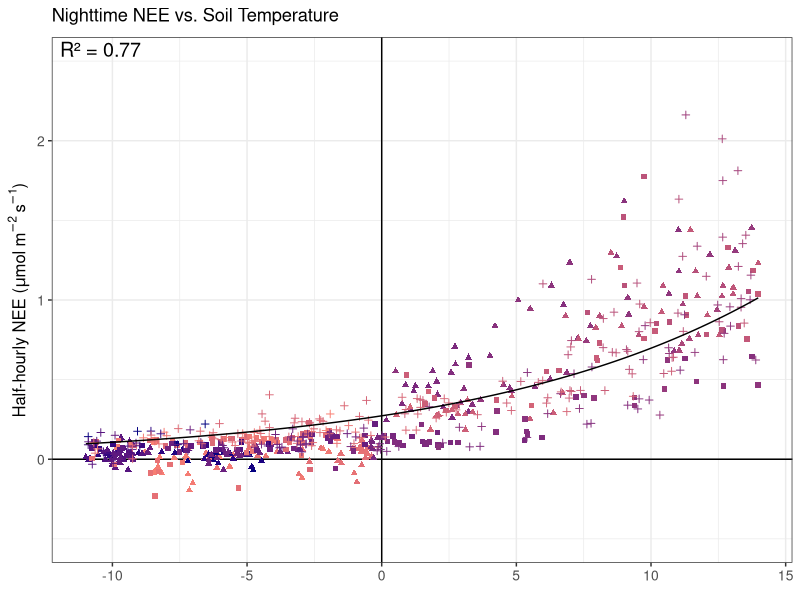
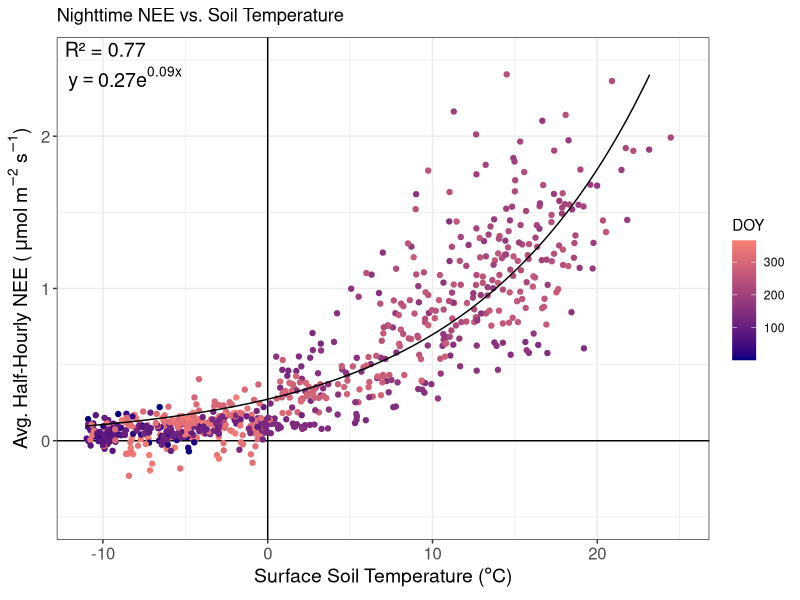
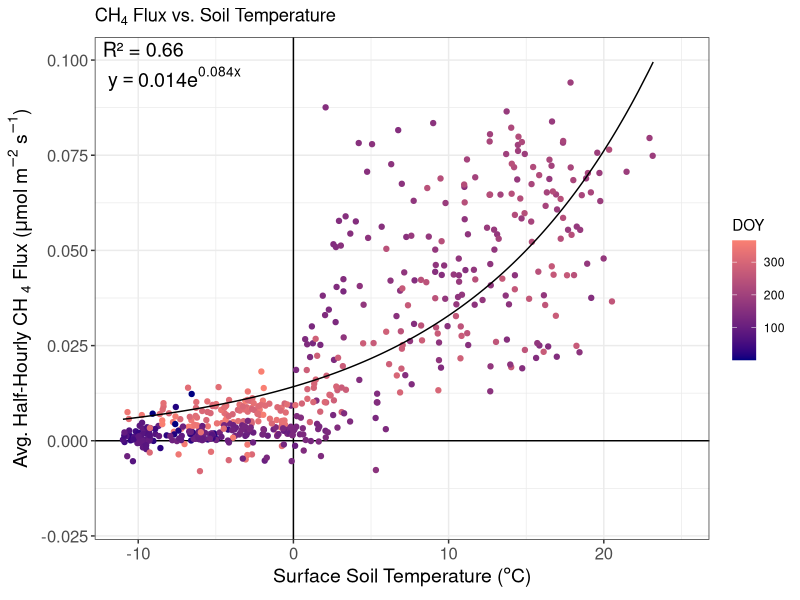

These charts were generated, in order, by the following R code: (Note: this script raises an error after producing the figures.)
## ---- chunk 1
rm(list = ls())
Sys.setenv(TZ = "UTC")

library(data.table)
library(ggplot2)
library(lubridate)
library(tidyverse)
library(gridExtra)
library(patchwork)
## ---- chunk 2

df_avg_23_24 <- fread('./output_files/three_years_daily_avg.csv')


#dataframe with spring removed

df_nogs <- df_avg_23_24 

#convert methane units here so models work

df_nogs$FCH4 <- df_nogs$FCH4 * (1/1000)

#%>%
  #filter(season_name != "Growing Season")



## ---- chunk 3

###Both years

#co2
exp_model <- nls(FC_night ~ a * exp(b * TS_1_0_1), data = df_avg_23_24, start = list(a = 1, b = 0.1))

# Generate predicted values
df_avg_23_24$predicted <- predict(exp_model, newdata = df_avg_23_24)
 
# Get p-value for temperature effect (b parameter) 
p_value_co2 <- summary(exp_model)$coefficients["b", "Pr(>|t|)"]


#ch4
exp_model_ch4 <- nls(FCH4 ~ a * exp(b * TS_1_0_1), data = df_avg_23_24, start = list(a = 1, b = 0.1))

# Generate predicted values
df_avg_23_24$predicted_ch4 <- predict(exp_model_ch4, newdata = df_avg_23_24)

# Get p-value for temperature effect (b parameter) 
p_value_ch4 <- summary(exp_model_ch4)$coefficients["b", "Pr(>|t|)"]


####Both years, spring removed

#co2
exp_model_ngs <- nls(FC_night ~ a * exp(b * TS_1_0_1), data = df_nogs, start = list(a = 1, b = 0.1))

# Generate predicted values
df_nogs$predicted <- predict(exp_model_ngs, newdata = df_nogs)


#ch4
exp_model_ch4_ngs <- nls(FCH4 ~ a * exp(b * TS_1_0_1), data = df_nogs, start = list(a = 1, b = 0.1))

# Generate predicted values
df_nogs$predicted_ch4 <- predict(exp_model_ch4_ngs, newdata = df_nogs)


## ---- chunk 4

r_squared <- function(model) {

  # Get residuals (only for data model actually used)
  resid <- residuals(model)

  # Get fitted values (only for data model actually used)
  fitted_vals <- fitted(model)

  # Back-calculate observed values (only for data model actually used)
  observed <- fitted_vals + resid

  # Now RSS and TSS are from the SAME dataset
  RSS <- sum(resid^2)
  TSS <- sum((observed - mean(observed))^2)

  R2 <- 1 - (RSS / TSS)

  return(R2)
}

#Full Year
rsq_co2 <- r_squared(exp_model)
rsq_ch4 <- r_squared(exp_model_ch4)

#No Spring
rsq_co2_ngs <- r_squared(exp_model_ngs)
rsq_ch4_ngs <- r_squared(exp_model_ch4_ngs)



##parameters
coef_ngs <- coef(exp_model_ngs)
coef_ch4_ngs <- coef(exp_model_ch4_ngs)

a_ngs <- coef_ngs[["a"]]
b_ngs <- coef_ngs[["b"]]

a_ch4_ngs <- coef_ch4_ngs[["a"]]
b_ch4_ngs <- coef_ch4_ngs[["b"]]

## ---- chunk 5
#Both Years Nighttime CO2

co2model <- ggplot(data=df_avg_23_24)+
  theme_bw()+
  geom_hline(yintercept = 0)+
  geom_vline(xintercept = 0)+
  geom_point(aes(x=TS_1_0_1, y=FC_night, col = DOY, shape = factor(season_year)))+
  geom_line(aes(x = TS_1_0_1, y = predicted))+
  scale_color_gradient(low = "navy", high = "salmon")+
  labs(
    x = expression(""),
    y = expression("Half-hourly NEE ("*mu*mol~m^-2~s^-1*")"),
    title = expression("Nighttime NEE vs. Soil Temperature"))+
  #scale_shape_manual(name = "Year", values = c(15, 16, 17, 18))+
  scale_x_continuous(limits=c(-11,14))+
  scale_y_continuous(limits=c(-0.5,2.5))+
theme(axis.text.x = element_text(size = 10), axis.text.y = element_text(size = 10), 
  axis.title = element_text(size = 12),legend.position = 'none')+
  annotate("text", 
           x = -Inf, y = Inf, 
           hjust = -0.1, vjust = 1.3,
           label = paste0("R² = ", round(rsq_co2, 2)),
           size = 5)

co2model



## ---- chunk 6

label_co2 <- bquote(y == .(round(a_ngs, 2)) * e^{.(round(b_ngs, 2)) * x})

co2model_ngs <- ggplot(data=df_nogs)+
  theme_bw()+
  geom_hline(yintercept = 0)+
  geom_vline(xintercept = 0)+
  geom_point(aes(x=TS_1_0_1, y=FC_night, col = DOY, #shape = factor(season_year)
                 ))+
  geom_line(aes(x = TS_1_0_1, y = predicted))+
  scale_color_gradient(low = "navy", high = "salmon")+
  labs(
    x = expression("Surface Soil Temperature ("*degree*"C)"),
    y = expression("Avg. Half-Hourly NEE ( "*mu*mol~m^-2~s^-1*")"),
    title = expression("Nighttime NEE vs. Soil Temperature"))+
 # scale_shape_manual(name = "Year", values = c(16, 17))+
  scale_x_continuous(limits=c(-11,25))+
  scale_y_continuous(limits=c(-0.5,2.5))+
theme(axis.text.x = element_text(size = 12), axis.text.y = element_text(size = 12), 
  axis.title = element_text(size = 14),
  plot.subtitle = element_text(size = 12, face = "italic"))+
  annotate("text", 
           x = -Inf, y = Inf, 
           hjust = -0.1, vjust = 1.3,
           label = paste0("R² = ", round(rsq_co2_ngs, 2)),
           size = 5)+
  annotate("text", 
           x = -Inf, y = Inf, 
           hjust = -0.1, vjust = 2.2,
           label = as.expression(label_co2),
           size = 5)

co2model_ngs



#Methane vs. soil temp

label_ch4 <- bquote(y == .(round(a_ch4_ngs, 3)) * e^{.(round(b_ch4_ngs, 3)) * x})

ch4model <- ggplot(data=df_nogs)+
  geom_vline(xintercept=0)+
  geom_hline(yintercept = 0)+
  theme_bw()+
  geom_point(aes(x=TS_1_0_1, y=FCH4, col = DOY,  
                 #shape = factor(year)
                 ))+
  geom_line(aes(x = TS_1_0_1, y = predicted_ch4))+
scale_color_gradient(low = "navy", high = "salmon")+
  labs(
    x = expression("Surface Soil Temperature ("*degree*"C)"),
    y = expression("Avg. Half-Hourly CH "[4] * " Flux ("*mu*mol~m^-2~s^-1*")"),
    title = expression("CH"[4] * " Flux vs. Soil Temperature")
  )+
  scale_x_continuous(limits = c(-11, 25))+
  scale_y_continuous(limits = c(-0.02, .10))+
  #scale_shape_manual(name = "Year", values = c(15, 16, 17, 18))+
theme(axis.text.x = element_text(size = 12), axis.text.y = element_text(size = 12), 
  axis.title = element_text(size = 14),
  plot.subtitle = element_text(size = 12, face = "italic"))+
  annotate("text", 
           x = -Inf, y = Inf, 
           hjust = -0.1, vjust = 1.3,
           label = paste0("R² = ", round(rsq_ch4_ngs, 2)),
           size = 5)+
  annotate("text", 
           x = -Inf, y = Inf, 
           hjust = -0.1, vjust = 2.2,
           label = as.expression(label_ch4),
           size = 5)

ch4model






png(filename = './png/modelgrid_nogsco2.png',width = 12,height = 6,units = 'in',res = 2000)
co2model_ngs + ch4model + plot_layout(guides = "collect")
dev.off()


## ---- chunk 7

ggplot(data = df_nogs)+
  geom_point(aes(x=date, y=FC), color = "black")+
  geom_point(aes(x=date, y=FC_night), color = "red")

## ---- chunk 8


df_spring <- df_avg_23_24 %>%
  filter(season_name == "Snow Melt")

df_gs <- df_avg_23_24 %>%
  filter(season_name == "Growing Season")

df_fall <- df_avg_23_24 %>%
  filter(season_name == "Fall Senescence")

df_winter <- df_avg_23_24 %>%
  filter(season_name == "Winter")
## ---- chunk 9

## Spring 

#co2
exp_model_spring <- nls(FC_night ~ a * exp(b * TS_1_0_1), data = df_spring, start = list(a = 1, b = 0.1))
df_spring$predicted <- predict(exp_model_spring, newdata = df_spring)


#ch4
exp_model_ch4_spring <- nls(FCH4 ~ a * exp(b * TS_1_0_1), data = df_spring, start = list(a = 1, b = 0.1))
df_spring$predicted_ch4 <- predict(exp_model_ch4_spring, newdata = df_spring)

## gs 

#co2
exp_model_gs <- nls(FC_night ~ a * exp(b * TS_1_0_1), data = df_gs, start = list(a = 1, b = 0.1))
df_gs$predicted <- predict(exp_model_gs, newdata = df_gs)


#ch4
exp_model_ch4_gs <- nls(FCH4 ~ a * exp(b * TS_1_0_1), data = df_gs, start = list(a = 1, b = 0.1))
df_gs$predicted_ch4 <- predict(exp_model_ch4_gs, newdata = df_gs)

## fall 

#co2
exp_model_fall <- nls(FC_night ~ a * exp(b * TS_1_0_1), data = df_fall, start = list(a = 1, b = 0.1))
df_fall$predicted <- predict(exp_model_fall, newdata = df_fall)


#ch4
exp_model_ch4_fall <- nls(FCH4 ~ a * exp(b * TS_1_0_1), data = df_fall, start = list(a = 1, b = 0.1))
df_fall$predicted_ch4 <- predict(exp_model_ch4_fall, newdata = df_fall)

## winter

#co2
exp_model_winter<- nls(FC_night ~ a * exp(b * TS_1_0_1), data = df_winter, start = list(a = 1, b = 0.1))
df_winter$predicted <- predict(exp_model_winter, newdata = df_winter)


#ch4
exp_model_ch4_winter<- nls(FCH4 ~ a * exp(b * TS_1_0_1), data = df_winter, start = list(a = 1, b = 0.1))
df_winter$predicted_ch4 <- predict(exp_model_ch4_winter, newdata = df_winter)

## ---- chunk 10

## Spring 

#co2
lm_model_spring <- lm((FC_night ~ TS_1_0_1), data = df_spring)
df_spring$predicted_lm <- predict(lm_model_spring, newdata = df_spring)


#ch4
lm_model_ch4_spring <- lm((FCH4 ~TS_1_0_1), data = df_spring)
df_spring$predicted_ch4_lm <- predict(lm_model_ch4_spring, newdata = df_spring)

## gs 

#co2
lm_model_gs <- lm((FC_night ~TS_1_0_1), data = df_gs)
df_gs$predicted_lm <- predict(lm_model_gs, newdata = df_gs)


#ch4
lm_model_ch4_gs <- lm((FCH4 ~TS_1_0_1), data = df_gs)
df_gs$predicted_ch4_lm <- predict(lm_model_ch4_gs, newdata = df_gs)

## fall 

#co2
lm_model_fall <- lm((FC_night ~TS_1_0_1), data = df_fall)
df_fall$predicted_lm <- predict(lm_model_fall, newdata = df_fall)


#ch4
lm_model_ch4_fall <- lm((FCH4 ~TS_1_0_1), data = df_fall)
df_fall$predicted_ch4_lm <- predict(lm_model_ch4_fall, newdata = df_fall)

## winter

#co2
lm_model_winter<- lm((FC_night ~TS_1_0_1), data = df_winter)
df_winter$predicted_lm <- predict(lm_model_winter, newdata = df_winter)


#ch4
lm_model_ch4_winter<- lm((FCH4 ~TS_1_0_1), data = df_winter)
df_winter$predicted_ch4_lm <- predict(lm_model_ch4_winter, newdata = df_winter)

## ---- chunk 11

# #rerun if needed
# r_squared <- function(model, column) {
#   
#   RSS <- sum(residuals(model)^2) # Residual sum of sqares
#   TSS <- sum((column - mean(column, na.rm = TRUE))^2, na.rm = TRUE) # ToTS_1_0_1l sum of squares
#   
#   return(1-(RSS/TSS)) # R squared
#   
#   
# }

# Exp Models

#Spring
rsq_co2_spring <- r_squared(exp_model_spring, df_spring$FC_night)
rsq_ch4_spring <- r_squared(exp_model_ch4_spring, df_spring$FCH4)

#gs
rsq_co2_gs <- r_squared(exp_model_gs, df_gs$FC_night)
rsq_ch4_gs <- r_squared(exp_model_ch4_gs, df_gs$FCH4)

#fall
rsq_co2_fall <- r_squared(exp_model_fall, df_fall$FC_night)
rsq_ch4_fall <- r_squared(exp_model_ch4_fall, df_fall$FCH4)

#winter
rsq_co2_winter <- r_squared(exp_model_winter, df_winter$FC_night)
rsq_ch4_winter <- r_squared(exp_model_ch4_winter, df_winter$FCH4)





# Linear Models

#Spring
rsq_lm_co2_spring <- r_squared(lm_model_spring, df_spring$FC_night)
rsq_lm_ch4_spring <- r_squared(lm_model_ch4_spring, df_spring$FCH4)

#gs
rsq_lm_co2_gs <- r_squared(lm_model_gs, df_gs$FC_night)
rsq_lm_ch4_gs <- r_squared(lm_model_ch4_gs, df_gs$FCH4)

#fall
rsq_lm_co2_fall <- r_squared(lm_model_fall, df_fall$FC_night)
rsq_lm_ch4_fall <- r_squared(lm_model_ch4_fall, df_fall$FCH4)

#winter
rsq_lm_co2_winter <- r_squared(lm_model_winter, df_winter$FC_night)
rsq_lm_ch4_winter <- r_squared(lm_model_ch4_winter, df_winter$FCH4)



